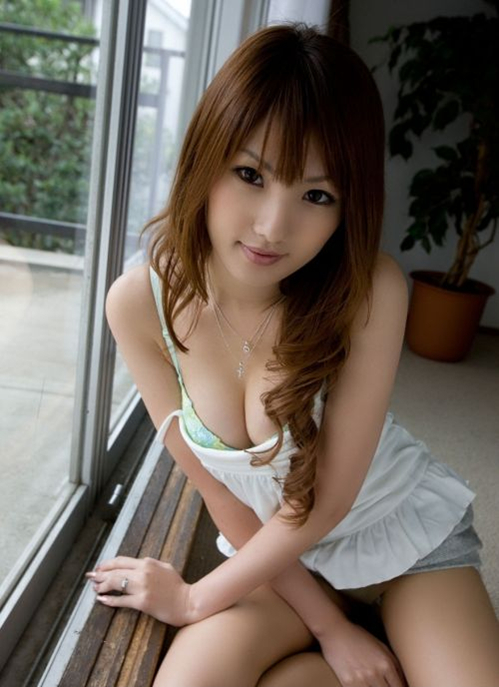
#> input picture code/data_retreiving/image/天海翼/0.jpg, 499 x 687 px, found by its file name; its folder holds only this picture in this run
$ python get_train_set.py
#> lines starting #> are read from the running program, lines starting #| are printed output that depends on the picture
# -*-coding:utf8-*-

import os
import cv2
import numpy as np
import time


def get_train_set(path):
    img_list = []
    label_list = []
    counter = 0
    img_size = 128

    for child_dir in os.listdir(path):
        child_path = os.path.join(path, child_dir)
        if '.' in child_path:
            continue  # except '.DS_Store'

        for dir_image in os.listdir(child_path):
            img = cv2.imread(os.path.join(child_path, dir_image))
            resized_img = cv2.resize(img, (img_size, img_size))
            recolored_img = cv2.cvtColor(resized_img, cv2.COLOR_BGR2GRAY)
            img_list.append(recolored_img)
            label_list.append(counter)

        counter += 1

    img_list = np.array(img_list)

    return img_list, label_list, counter


def read_name_list(path):
    name_list = []

    for child_dir in os.listdir(path):
        name_list.append(child_dir)

    return name_list


def read_data(path):
#> called with path = '/Users/songheqi/image/天海翼'
    try:
        s = os.listdir(path)
        resultArray = []
        fileName = os.path.basename(path)  # "/foo/bar/" --> "bar"
        resultArray.append(fileName)

        for i in s:
            document = os.path.join(path, i)
            img = cv2.imread(document)
#> img is the input picture: shape (687, 499, 3); mean B, G, R 92.2, 101.5, 111.9
            resultArray.append(img)

    except IOError:
        print ("Error")

    else:
        print("Read success")
        return resultArray


def get_face(image_path, face_path):
    for child_path in os.listdir(image_path):
        if '.' in child_path:
            continue  # except '.DS_Store'

        try:
            resultArray = read_data(os.path.join(image_path, child_path))

            count = 1
            face_cascade = cv2.CascadeClassifier(
                '/usr/local/opt/opencv3/share/OpenCV/haarcascades/haarcascade_frontalface_default.xml')
            for i in resultArray:
                if type(i) != str:
                    try:
                        gray = cv2.cvtColor(i, cv2.COLOR_BGR2GRAY)
                    except:
                        continue
                    faces = face_cascade.detectMultiScale(gray, 1.3, 5)
                    for (x, y, w, h) in faces:
                        # 以时间戳和读取的排序作为文件名称
                        listStr = [str(int(time.time())), str(count)]
                        fileName = ''.join(listStr)

                        f = cv2.resize(gray[y:(y + h), x:(x + w)], (200, 200))
                        path = face_path + os.sep + child_path + os.sep
                        if not os.path.exists(path):
                            os.mkdir(path)
                        cv2.imwrite((path + fileName + '.jpg'), f)
                        count += 1
#> this loop made 2 passes
#> i on pass 1: '天海翼'
#> pass 2, in get_face, `gray = cv2.cvtColor(i, cv2.COLOR_BGR2GRAY)`:
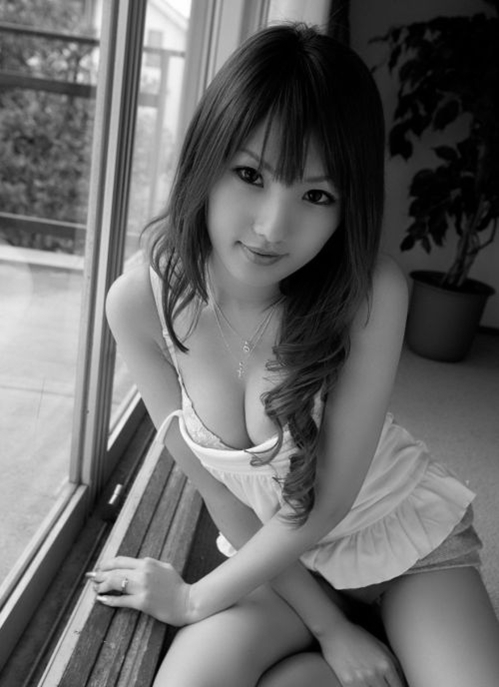
#> gray: shape (687, 499); min 0, max 255, mean 103.6
#> after the loop, count = 1

        except IOError:
            print ("Error")

        else:
            print ('Already read ' + str(count - 1) +
                   ' Faces to Destination ' + face_path)
#| Already read 0 Faces to Destination /Users/songheqi/train_set
#> pass 2 of the loop in get_face, `for child_path in os.listdir(image_path):`:
#> s = ['0.jpg']
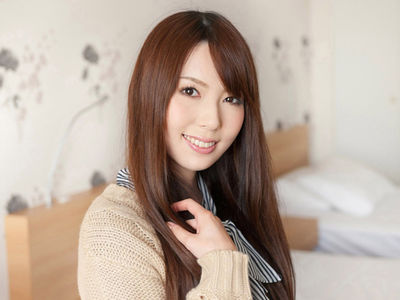
#> input picture code/data_retreiving/image/波多野结衣/0.jpg, 400 x 300 px, found by its file name
#> in read_data, img is the input picture: shape (300, 400, 3); mean B, G, R 158, 170.1, 186.3
#> the loop in get_face, `for i in resultArray:` made 2 passes
#> faces on pass 2: [[139, 51, 116, 116]]
#> pass 2, in get_face, `gray = cv2.cvtColor(i, cv2.COLOR_BGR2GRAY)`:
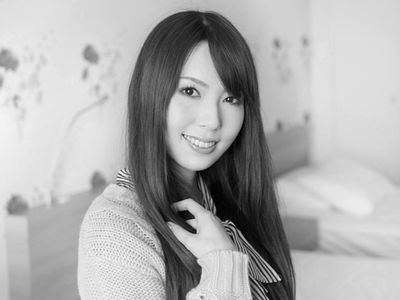
#> gray: shape (300, 400); min 0, max 255, mean 173.5
#> pass 2, in get_face, `cv2.imwrite((path + fileName + '.jpg'), f)`:
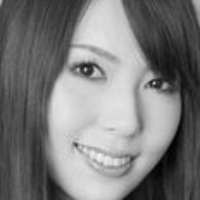
#> saved as 17952140301.jpg: shape (200, 200); min 1, max 242, mean 123.2
#> after the loop in get_face, `for i in resultArray:`: count = 2
#| Already read 1 Faces to Destination /Users/songheqi/train_set

if __name__ == "__main__":
    get_face('/Users/songheqi/image/', r'/Users/songheqi/train_set')
